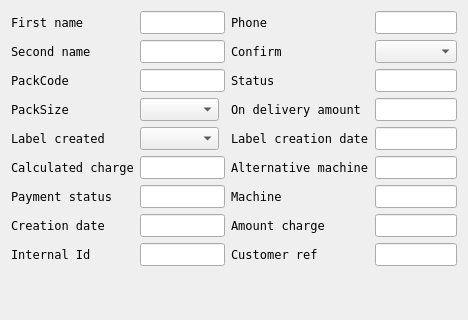
<?xml version="1.0" encoding="UTF-8"?>
<ui version="4.0">
 <class>QiwiPostPackageView</class>
 <widget class="QWidget" name="QiwiPostPackageView">
  <property name="geometry">
   <rect>
    <x>0</x>
    <y>0</y>
    <width>468</width>
    <height>320</height>
   </rect>
  </property>
  <property name="font">
   <font>
    <family>DejaVu Sans Mono</family>
   </font>
  </property>
  <property name="windowTitle">
   <string>Form</string>
  </property>
  <layout class="QGridLayout" name="gridLayout">
   <item row="4" column="0">
    <widget class="QLabel" name="lblCreated">
     <property name="text">
      <string>Label created</string>
     </property>
    </widget>
   </item>
   <item row="3" column="3">
    <widget class="QLabel" name="lblDeliveryAmount">
     <property name="text">
      <string>On delivery amount</string>
     </property>
    </widget>
   </item>
   <item row="3" column="4">
    <widget class="QLineEdit" name="leDeliveryAmount"/>
   </item>
   <item row="5" column="3">
    <widget class="QLabel" name="lblAltMachineName">
     <property name="text">
      <string>Alternative machine</string>
     </property>
    </widget>
   </item>
   <item row="8" column="1" colspan="2">
    <widget class="QLineEdit" name="leId"/>
   </item>
   <item row="8" column="4">
    <widget class="QLineEdit" name="leCustomerRef"/>
   </item>
   <item row="9" column="2" colspan="2">
    <spacer name="verticalSpacer">
     <property name="orientation">
      <enum>Qt::Vertical</enum>
     </property>
     <property name="sizeHint" stdset="0">
      <size>
       <width>20</width>
       <height>65</height>
      </size>
     </property>
    </spacer>
   </item>
   <item row="7" column="0">
    <widget class="QLabel" name="lblCreationDate">
     <property name="text">
      <string>Creation date</string>
     </property>
    </widget>
   </item>
   <item row="6" column="3">
    <widget class="QLabel" name="lblMachineName">
     <property name="text">
      <string>Machine</string>
     </property>
    </widget>
   </item>
   <item row="7" column="4">
    <widget class="QLineEdit" name="leAmountCharge"/>
   </item>
   <item row="7" column="3">
    <widget class="QLabel" name="lblAmount">
     <property name="text">
      <string>Amount charge</string>
     </property>
    </widget>
   </item>
   <item row="8" column="0">
    <widget class="QLabel" name="lblId">
     <property name="text">
      <string>Internal Id</string>
     </property>
    </widget>
   </item>
   <item row="6" column="4">
    <widget class="QLineEdit" name="leMachineName"/>
   </item>
   <item row="6" column="1" colspan="2">
    <widget class="QLineEdit" name="lePaymentStatus"/>
   </item>
   <item row="7" column="1" colspan="2">
    <widget class="QLineEdit" name="leCreationDate"/>
   </item>
   <item row="8" column="3">
    <widget class="QLabel" name="lblCustomerRef">
     <property name="text">
      <string>Customer ref</string>
     </property>
    </widget>
   </item>
   <item row="5" column="4">
    <widget class="QLineEdit" name="leAltMachineName"/>
   </item>
   <item row="6" column="0">
    <widget class="QLabel" name="lblPaymentStatus">
     <property name="text">
      <string>Payment status</string>
     </property>
    </widget>
   </item>
   <item row="5" column="0">
    <widget class="QLabel" name="lblCalculatedCharge">
     <property name="text">
      <string>Calculated charge</string>
     </property>
    </widget>
   </item>
   <item row="5" column="1" colspan="2">
    <widget class="QLineEdit" name="leCalculatedCharge"/>
   </item>
   <item row="4" column="4">
    <widget class="QLineEdit" name="leLabelCreationDate"/>
   </item>
   <item row="4" column="1">
    <widget class="QComboBox" name="cbLabelCreated"/>
   </item>
   <item row="4" column="3">
    <widget class="QLabel" name="lblLabelCreationDate">
     <property name="text">
      <string>Label creation date</string>
     </property>
    </widget>
   </item>
   <item row="2" column="1" colspan="2">
    <widget class="QLineEdit" name="lePackCode"/>
   </item>
   <item row="3" column="0">
    <widget class="QLabel" name="lblPackSize">
     <property name="text">
      <string>PackSize</string>
     </property>
    </widget>
   </item>
   <item row="1" column="0">
    <widget class="QLabel" name="lblFirstName">
     <property name="text">
      <string>Second name</string>
     </property>
    </widget>
   </item>
   <item row="2" column="0">
    <widget class="QLabel" name="lblPackCode">
     <property name="text">
      <string>PackCode</string>
     </property>
    </widget>
   </item>
   <item row="0" column="1" colspan="2">
    <widget class="QLineEdit" name="leSecondName"/>
   </item>
   <item row="1" column="4">
    <widget class="QComboBox" name="cbConfirm"/>
   </item>
   <item row="3" column="1">
    <widget class="QComboBox" name="cbPackSize"/>
   </item>
   <item row="1" column="1" colspan="2">
    <widget class="QLineEdit" name="leFirstName"/>
   </item>
   <item row="0" column="0">
    <widget class="QLabel" name="lblSecondName">
     <property name="text">
      <string>First name</string>
     </property>
    </widget>
   </item>
   <item row="0" column="4">
    <widget class="QLineEdit" name="lePhone"/>
   </item>
   <item row="1" column="3">
    <widget class="QLabel" name="lblConfirm">
     <property name="text">
      <string>Confirm</string>
     </property>
    </widget>
   </item>
   <item row="2" column="3">
    <widget class="QLabel" name="lblStatus">
     <property name="text">
      <string>Status</string>
     </property>
    </widget>
   </item>
   <item row="0" column="3">
    <widget class="QLabel" name="lblPhone">
     <property name="text">
      <string>Phone</string>
     </property>
    </widget>
   </item>
   <item row="2" column="4">
    <widget class="QLineEdit" name="leStatus"/>
   </item>
   <item row="3" column="5">
    <spacer name="horizontalSpacer">
     <property name="orientation">
      <enum>Qt::Horizontal</enum>
     </property>
     <property name="sizeHint" stdset="0">
      <size>
       <width>40</width>
       <height>20</height>
      </size>
     </property>
    </spacer>
   </item>
   <item row="1" column="5">
    <spacer name="horizontalSpacer_2">
     <property name="orientation">
      <enum>Qt::Horizontal</enum>
     </property>
     <property name="sizeHint" stdset="0">
      <size>
       <width>40</width>
       <height>20</height>
      </size>
     </property>
    </spacer>
   </item>
  </layout>
 </widget>
 <resources/>
 <connections/>
</ui>
